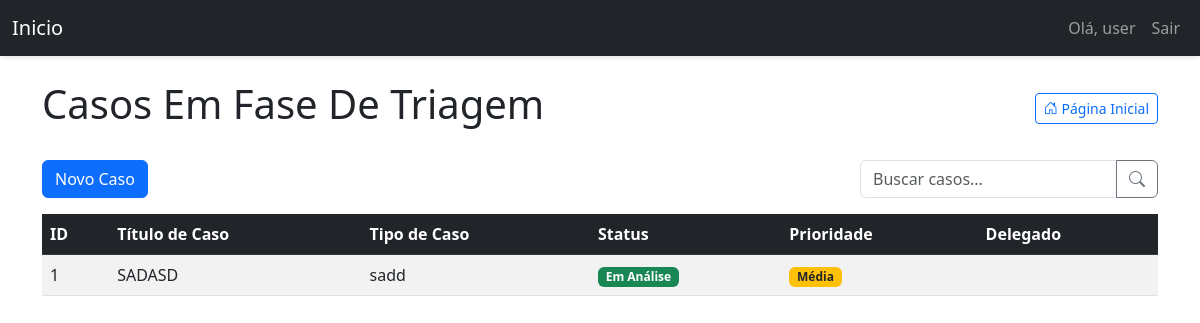
The app's page /dashboard/ (signed in), older data.
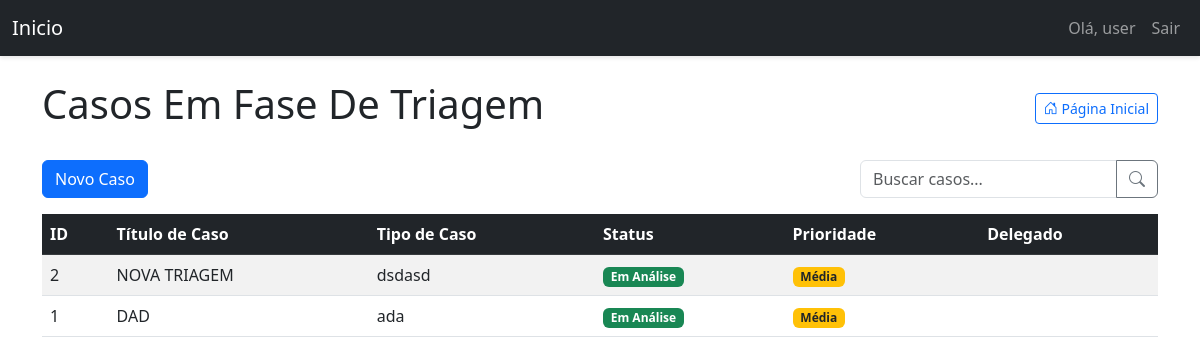
The same page, newer data.
### models.py (models this page shows, shortened)
class User(UserMixin, db.Model):
    id = db.Column(db.Integer, primary_key=True)
    username = db.Column(db.String(64), index=True, unique=True)
    email = db.Column(db.String(120), index=True, unique=True)
    password_hash = db.Column(db.String(128))
    is_admin = db.Column(db.Boolean, default=False)
    tickets = db.relationship('Ticket', backref='author', lazy='dynamic', cascade="all, delete-orphan")
    comments = db.relationship('Comment', backref='author', lazy='dynamic', cascade="all, delete-orphan")
    attachments = db.relationship('Attachment', backref='author', lazy='dynamic')
    appointments = db.relationship('Appointment', backref='user', lazy='dynamic', cascade="all, delete-orphan")
    advogados = db.relationship('Advogado', backref='owner_user', lazy='dynamic', cascade="all, delete-orphan")

class Ticket(db.Model):
    id = db.Column(db.Integer, primary_key=True)
    ticket_code = db.Column(db.String(30), unique=True)
    title = db.Column(db.String(140))
    description = db.Column(db.Text)
    case_number = db.Column(db.String(50))
    status = db.Column(db.String(20), default='Em Análise')
    priority = db.Column(db.String(20), default='Média')
    created_at = db.Column(db.DateTime, index=True, default=datetime.utcnow)
    updated_at = db.Column(db.DateTime, index=True, default=datetime.utcnow)
    user_id = db.Column(db.Integer, db.ForeignKey('user.id'))
    delegado = db.Column(db.String(100))
    comments = db.relationship('Comment', backref='ticket', lazy='dynamic', cascade="all, delete-orphan")
    attachments = db.relationship('Attachment', backref='ticket', lazy='dynamic', cascade="all, delete-orphan")
    todos = db.relationship('TodoItem', backref='ticket', lazy='dynamic', cascade="all, delete-orphan")

### triagem/routes/dashboard.py (the view)
@dashboard_bp.route('/')  # Rota vazia, que combina com o prefixo '/dashboard' em app.py
@login_required
def dashboard():
    search_term = request.args.get('search', '')
    query = Ticket.query
    if not current_user.is_admin:
        query = query.filter(Ticket.user_id == current_user.id)
    if search_term:
        query = query.filter(
            (Ticket.title.ilike(f'%{search_term}%')) |
            (Ticket.case_number.ilike(f'%{search_term}%')) |
            (Ticket.description.ilike(f'%{search_term}%'))
        )
    status_order = {'Em Análise': 1, 'Em Espera': 2, 'Arquivado': 3}
    priority_order = {'Alta': 1, 'Média': 2, 'Baixa': 3}
    query = query.order_by(
        db.case(status_order, value=Ticket.status),
        db.case(priority_order, value=Ticket.priority),
        Ticket.updated_at.desc()
    )
    tickets = query.all()
    return render_template('dashboard.html', tickets=tickets, search_term=search_term)

### triagem/templates/dashboard.html (shortened to what this page needs)
{% extends "base.html" %}
{% block content %}
<div class="d-flex justify-content-between align-items-center mb-4 flex-wrap">
    <h1>Casos Em Fase De Triagem</h1>
    <a href="{{ url_for('main.index') }}" class="btn btn-outline-primary btn-sm">
        <i class="bi bi-house-door"></i> Página Inicial
    </a>
</div>
<div class="d-flex justify-content-between mb-3 flex-wrap">
    <a href="{{ url_for('ticket.create_ticket') }}" class="btn btn-primary">Novo Caso</a>
    <form method="GET" action="{{ url_for('dashboard.dashboard') }}" class="d-flex ms-md-auto mt-2 mt-md-0">
        <div class="input-group">
            <input type="text" name="search" class="form-control" placeholder="Buscar casos..." value="{{ request.args.get('search', '') }}">
            <button class="btn btn-outline-secondary" type="submit">
                <i class="bi bi-search"></i>
            </button>
        </div>
    </form>
</div>
<div class="table-responsive">
    <table class="table table-striped table-hover">
        <thead class="table-dark">
            <tr>
                <th>ID</th>
                <th>Título de Caso</th>
                <th>Tipo de Caso</th>
                <th>Status</th>
                <th>Prioridade</th>
                <th>Delegado</th>
            </tr>
        </thead>
        <tbody>
            {% for ticket in tickets %}
            <tr class="clickable-row" data-href="{{ url_for('ticket.view_ticket', ticket_id=ticket.id) }}">
                <td>{{ ticket.id }}</td>
                <td>{{ ticket.title }}</td>
                <td>{{ ticket.case_number }}</td>
                <td>
                    <span class="badge
                        {% if ticket.status == 'Em Análise' %}bg-success
                        {% elif ticket.status == 'Em Espera' %}bg-warning text-dark
                        {% elif ticket.status == 'Arquivado' %}bg-secondary
                        {% else %}bg-info{% endif %}">
                        {{ ticket.status }}
                    </span>
                </td>
                <td>
                    <span class="badge
                        {% if ticket.priority == 'Alta' %}bg-danger
                        {% elif ticket.priority == 'Média' %}bg-warning text-dark
                        {% elif ticket.priority == 'Baixa' %}bg-info
                        {% else %}bg-secondary{% endif %}">
                        {{ ticket.priority }}
                    </span>
                </td>
                <td>{{ ticket.delegado }}</td>
            </tr>
            {% endfor %}
        </tbody>
    </table>
</div>
{% endblock %}

### triagem/templates/base.html (shortened to what this page needs)
<!DOCTYPE html>
<html lang="pt-BR">
<head>
    {% block styles %}
        <link rel="stylesheet" href="https://cdn.jsdelivr.net/npm/bootstrap-icons@1.8.0/font/bootstrap-icons.css">
        <link rel="stylesheet" href="{{ url_for('static', filename='css/triagem.css') }}">
        <link href="https://cdn.jsdelivr.net/npm/bootstrap@5.3.0/dist/css/bootstrap.min.css" rel="stylesheet">
    {% endblock %}
</head>
<body>
    <nav class="navbar navbar-expand-lg navbar-dark bg-dark">
        <div class="container-fluid">
            <a class="navbar-brand" href="{{ url_for('main.index') }}">Inicio</a>
            <div class="collapse navbar-collapse" id="navbarNav">
                <ul class="navbar-nav ms-auto">
                    {% if current_user.is_authenticated %}
                    <li class="nav-item">
                        <span class="nav-link">Olá, {{ current_user.username }}</span>
                    </li>
                    <li class="nav-item">
                        <a class="nav-link" href="{{ url_for('auth.logout') }}">Sair</a>
                    </li>
                    {% else %}
                    <li class="nav-item">
                        <a class="nav-link" href="{{ url_for('auth.login') }}">Login</a>
                    </li>
                    {% endif %}
                </ul>
            </div>
        </div>
    </nav>
    <div class="container mt-4">
        {% block content %}{% endblock %}
    </div>
</body>
</html>

### static/css/triagem.css (style rules this page uses)
body { background-color: #f8f9fa; padding-bottom: 50px; font-family: 'Open Sans', sans-serif; }
.navbar { box-shadow: 0 2px 4px rgba(0,0,0,.1); }
.table th { background-color: #f8f9fa; }
.badge { font-weight: 500; }
::placeholder { color: #6c757d; opacity: 1; }
.clickable-row { cursor: pointer; }

Row changes from the older to the newer data that the page shows:
added Ticket: id "2", title "NOVA TRIAGEM", case_number "dsdasd", status "Em Análise", priority "Média"
changed Ticket id 1: title "SADASD" → "DAD"; case_number "sadd" → "ada"
